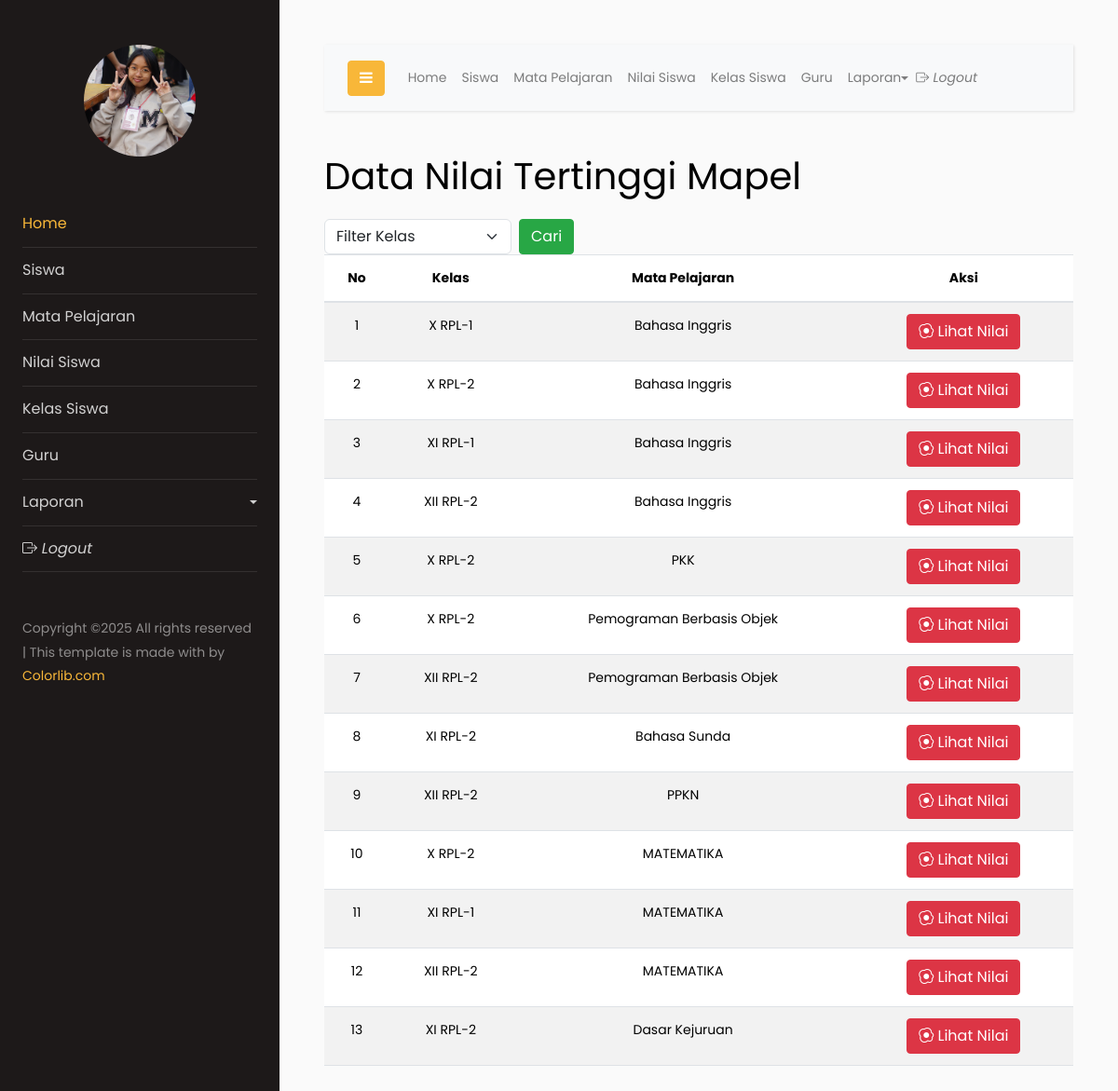
The app's page /?menu=nilaimapel with its own data.
### tables this page shows
CREATE TABLE `mapel` (
  `kd_mapel` varchar(30) NOT NULL,
  `nama_mapel` varchar(60) NOT NULL,
  `jp` int(11) NOT NULL,
  `kd_guru` int(11) NOT NULL
);

CREATE TABLE `kelas` (
  `kd_kelas` varchar(5) NOT NULL,
  `nama_kelas` varchar(20) NOT NULL,
  `jml_siswa` int(11) NOT NULL,
  `kd_guru` int(11) NOT NULL
);

### raport/nilaimapel.php (the view, shortened to what this page needs)
<div>
    <span class="h1">Data Nilai Tertinggi Mapel</span>
    <form action="<?php echo htmlspecialchars($_SERVER['PHP_SELF']); ?>?menu=nilaimapel" method="POST" class="mt-3">
        <select name="filterKelas" class="form-select w-25 float-start ">
            <option value="-1">Filter Kelas</option>
        </select>
        <button class="btn btn-success float-start ms-2" type="submit"><span></span>Cari</button>
    </form>
</div>
    <table class="table table-striped mt-3">
        <thead >
            <tr>
                <th class="text-center">No</th>
                <th class="text-center">Kelas</th>
                <th class="text-center">Mata Pelajaran</th>
                <th class="text-center">Aksi</th>
            </tr>
        </thead>
        <tbody>
                <?php
                    $criteria ="";
                    $sql = "SELECT kelas.kd_kelas, mapel.kd_mapel,mapel.nama_mapel,kelas.nama_kelas
                            FROM mapel
                            JOIN nilai ON mapel.kd_mapel = nilai.kd_mapel
                            JOIN siswa ON nilai.nis = siswa.nis
                            JOIN kelas ON siswa.kd_kelas = kelas.kd_kelas $criteria GROUP BY mapel.kd_mapel, mapel.nama_mapel,kelas.nama_kelas";
                    $result = $conn->query($sql);
                    if ($result->num_rows > 0) {
                        $no = 1;
                        while ($row = $result->fetch_object()) {
                ?>
                 <tr>
                        <td class="text-center"><?php echo $no; ?></td>
                        <td class="text-center"><?php echo $row->nama_kelas ?></td>
                        <td class="text-center"><?php echo $row->nama_mapel ?></td>
                        <td class="text-center">
                            <a href="?menu=nilai-tinggi-criteria&kd_mapel=<?php echo $row->kd_mapel; ?>&kd_kelas=<?php echo $row->kd_kelas; ?>"><span class="btn btn-danger bi bi-egg-fried"> Lihat Nilai</span></a>
                        </td>
                 </tr>
                 <?php
                 $no++;
                }
            } else {
                echo "<tr>
                        <td colspan='10'>
                            Data Belum Ada
                        </td>
                     </tr>";
            }
            ?>
        </tbody>
    </table>

### index.php (shortened to what this page needs)
<!DOCTYPE html>
<html lang="en">
  <head>
  <?php
  require "config/koneksi.php";
  ?>
    <link rel="stylesheet" style type="text/css" href="bootstrap/bootstrap-icons/font/bootstrap-icons.min.css">
    <link href="https://cdn.jsdelivr.net/npm/bootstrap@5.3.2/dist/css/bootstrap.min.css" rel="stylesheet">
		<link rel="stylesheet" href="https://stackpath.bootstrapcdn.com/font-awesome/4.7.0/css/font-awesome.min.css">
        <link href="https://cdn.jsdelivr.net/npm/bootstrap@5.3.2/dist/css/bootstrap.min.css" rel="stylesheet">
		<link rel="stylesheet" href="css/style.css">
  </head>
  <body>
		<div class="wrapper d-flex align-items-stretch">
			<nav id="sidebar">
				<div class="p-4 pt-5">
		  		<a href="#" class="img logo rounded-circle mb-5" style="background-image: url(images/6.jpg);"></a>
	        <ul class="list-unstyled components mb-5">
	          <li class="active">
	            <a href="">Home</a>
                <li>
                    <a href="?menu=siswa">Siswa</a>
                </li>
                <li>
                    <a href="?menu=mapel">Mata Pelajaran</a>
                </li>
                <li>
                    <a href="?menu=nilai">Nilai Siswa</a>
                </li>
                <li>
                    <a href="?menu=kelas">Kelas Siswa</a>
                </li>
                <li>
                    <a href="?menu=guru">Guru</a>
                </li>
                <li>
                <a href="#pageSubmenu" data-toggle="collapse" aria-expanded="false" class="dropdown-toggle">Laporan</a>
                <li class="nav-item">
                        <a class="nav-link" href="logout.php" class="btn btn-primary"><i class="bi bi-box-arrow-right"> Logout</i></a>
                    </li>
                </li>
	        </ul>
	        <div class="footer">
	        	<p>
						  Copyright &copy; All rights reserved | This template is made with  by <a href="https://colorlib.com" target="_blank">Colorlib.com</a>
						  </p>
	        </div>
	      </div>
    	</nav>
      <div id="content" class="p-4 p-md-5">
        <nav class="navbar navbar-expand-lg navbar-light bg-light">
          <div class="container-fluid">
            <button type="button" id="sidebarCollapse" class="btn btn-primary">
              <i class="fa fa-bars"></i>
            </button>
            <div id="itemmenu" class="collapse navbar-collapse justify-content-end" style="margin-right:70px;">
                <ul class="navbar-nav">
                    <li class="nav-item">
                        <a class="hover-effect nav-link" href="index.php">Home</a>
                    </li>
                    <li class="nav-item">
                        <a class="hover-effect nav-link" href="?menu=siswa">Siswa</a>
                    </li>
                    <li class="nav-item">
                        <a class="hover-effect nav-link" href="?menu=mapel">Mata Pelajaran</a>
                    </li>
                    <li class="nav-item">
                        <a class="hover-effect nav-link" href="?menu=nilai">Nilai Siswa</a>
                    </li>
                    <li class="nav-item">
                        <a class="hover-effect nav-link" href="?menu=kelas">Kelas Siswa</a>
                    </li>
                    <li class="nav-item">
                        <a class="hover-effect nav-link" href="?menu=guru">Guru</a>
                    </li>
                    <li class="nav-item dropdown">
                        <a class="nav-link dropdown-toggle" href="#" role="button" data-bs-toggle="dropdown" aria-expanded="false">
                            Laporan
                        </a>
                    </li>
                    <li class="nav-item">
                        <a class="nav-link" href="logout.php" class="btn btn-primary"><i class="bi bi-box-arrow-right"> Logout</i></a>
                    </li>
                </ul>
            </div>
          </div>
        </nav>
        <?php
            if(isset($_GET['menu'])){
                if($_GET['menu']=="siswa"){
                    if(isset($_GET['mod']) && !empty($_GET['mod']) && $_GET['mod'] == 'edit'){
                        if(isset($_GET['nis'])){
                            include "siswa/viewedit.php";
                        }else{
                            include "siswa/view.php";
                        }
                    }else{
                        include "siswa/view.php";
                    }
                }elseif($_GET['menu']=="nilaimapel"){
                    if(isset($_GET['mod']) && !empty($_GET['mod']) && $_GET['mod'] == 'die'){
                        if(isset($_GET['kd_mapel'])){
                            include "raport/nilaimapel.php";
                        }else{
                            include "raport/nilaimapel.php";
                        }
                    }else{
                        include "raport/nilaimapel.php";
                    }
                }else{
                    echo "<H5 class='mt-3 alert alert-danger'>Menu salah!</H5>";
                }
            }
        ?>
      </div>
		</div>
  </body>
</html>

### records on screen
mapel: kelas.nama_kelas "X RPL-1", nama_mapel "Bahasa Inggris", kelas.nama_kelas "X RPL-2", kelas.nama_kelas "XI RPL-1", kelas.nama_kelas "XII RPL-2"
mapel: kelas.nama_kelas "X RPL-2", nama_mapel "PKK"
mapel: kelas.nama_kelas "X RPL-2", nama_mapel "Pemograman Berbasis Objek", kelas.nama_kelas "XII RPL-2"
mapel: kelas.nama_kelas "XI RPL-2", nama_mapel "Bahasa Sunda"
mapel: kelas.nama_kelas "XII RPL-2", nama_mapel "PPKN"
mapel: kelas.nama_kelas "X RPL-2", nama_mapel "MATEMATIKA", kelas.nama_kelas "XI RPL-1", kelas.nama_kelas "XII RPL-2"
mapel: kelas.nama_kelas "XI RPL-2", nama_mapel "Dasar Kejuruan"
